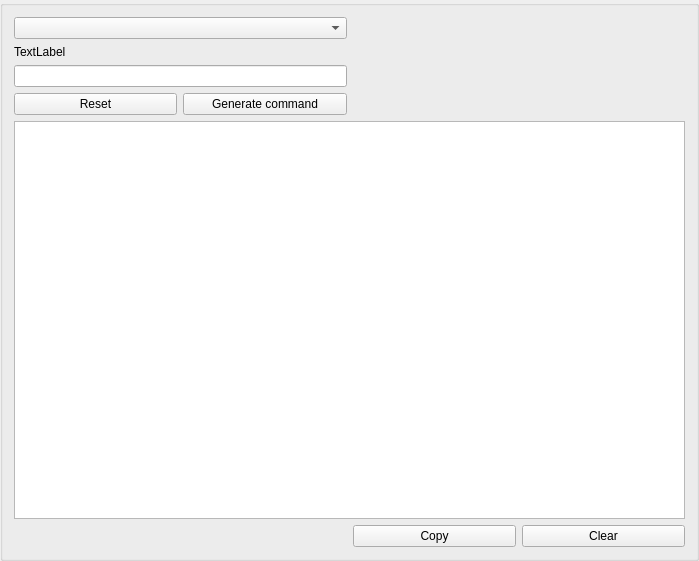
<?xml version="1.0" encoding="UTF-8"?>
<ui version="4.0">
 <class>Command</class>
 <widget class="QGroupBox" name="Command">
  <property name="geometry">
   <rect>
    <x>0</x>
    <y>0</y>
    <width>699</width>
    <height>561</height>
   </rect>
  </property>
  <property name="windowTitle">
   <string>GroupBox</string>
  </property>
  <layout class="QGridLayout" name="gridLayout">
   <item row="0" column="0" colspan="2">
    <widget class="QComboBox" name="functionsList">
     <property name="minimumSize">
      <size>
       <width>0</width>
       <height>0</height>
      </size>
     </property>
     <property name="autoFillBackground">
      <bool>false</bool>
     </property>
    </widget>
   </item>
   <item row="1" column="0">
    <widget class="QLabel" name="label">
     <property name="text">
      <string>TextLabel</string>
     </property>
    </widget>
   </item>
   <item row="2" column="0" colspan="2">
    <widget class="QLineEdit" name="textEdit"/>
   </item>
   <item row="3" column="0">
    <widget class="QPushButton" name="resetButton">
     <property name="font">
      <font>
       <family>.AppleSystemUIFont</family>
      </font>
     </property>
     <property name="text">
      <string>Reset</string>
     </property>
    </widget>
   </item>
   <item row="3" column="1">
    <widget class="QPushButton" name="generateButton">
     <property name="text">
      <string>Generate command</string>
     </property>
    </widget>
   </item>
   <item row="4" column="0" colspan="4">
    <widget class="QTextBrowser" name="textBrowser">
     <property name="html">
      <string>&lt;!DOCTYPE HTML PUBLIC &quot;-//W3C//DTD HTML 4.0//EN&quot; &quot;http://www.w3.org/TR/REC-html40/strict.dtd&quot;&gt;
&lt;html&gt;&lt;head&gt;&lt;meta name=&quot;qrichtext&quot; content=&quot;1&quot; /&gt;&lt;meta charset=&quot;utf-8&quot; /&gt;&lt;style type=&quot;text/css&quot;&gt;
p, li { white-space: pre-wrap; }
hr { height: 1px; border-width: 0; }
li.unchecked::marker { content: &quot;\2610&quot;; }
li.checked::marker { content: &quot;\2612&quot;; }
&lt;/style&gt;&lt;/head&gt;&lt;body style=&quot; font-family:'.AppleSystemUIFont'; font-size:13pt; font-weight:400; font-style:normal;&quot;&gt;
&lt;p style=&quot;-qt-paragraph-type:empty; margin-top:0px; margin-bottom:0px; margin-left:0px; margin-right:0px; -qt-block-indent:0; text-indent:0px;&quot;&gt;&lt;br /&gt;&lt;/p&gt;&lt;/body&gt;&lt;/html&gt;</string>
     </property>
    </widget>
   </item>
   <item row="5" column="2">
    <widget class="QPushButton" name="copyButton">
     <property name="text">
      <string>Copy</string>
     </property>
    </widget>
   </item>
   <item row="5" column="3">
    <widget class="QPushButton" name="clearButton">
     <property name="text">
      <string>Clear</string>
     </property>
    </widget>
   </item>
  </layout>
 </widget>
 <resources/>
 <connections/>
</ui>
